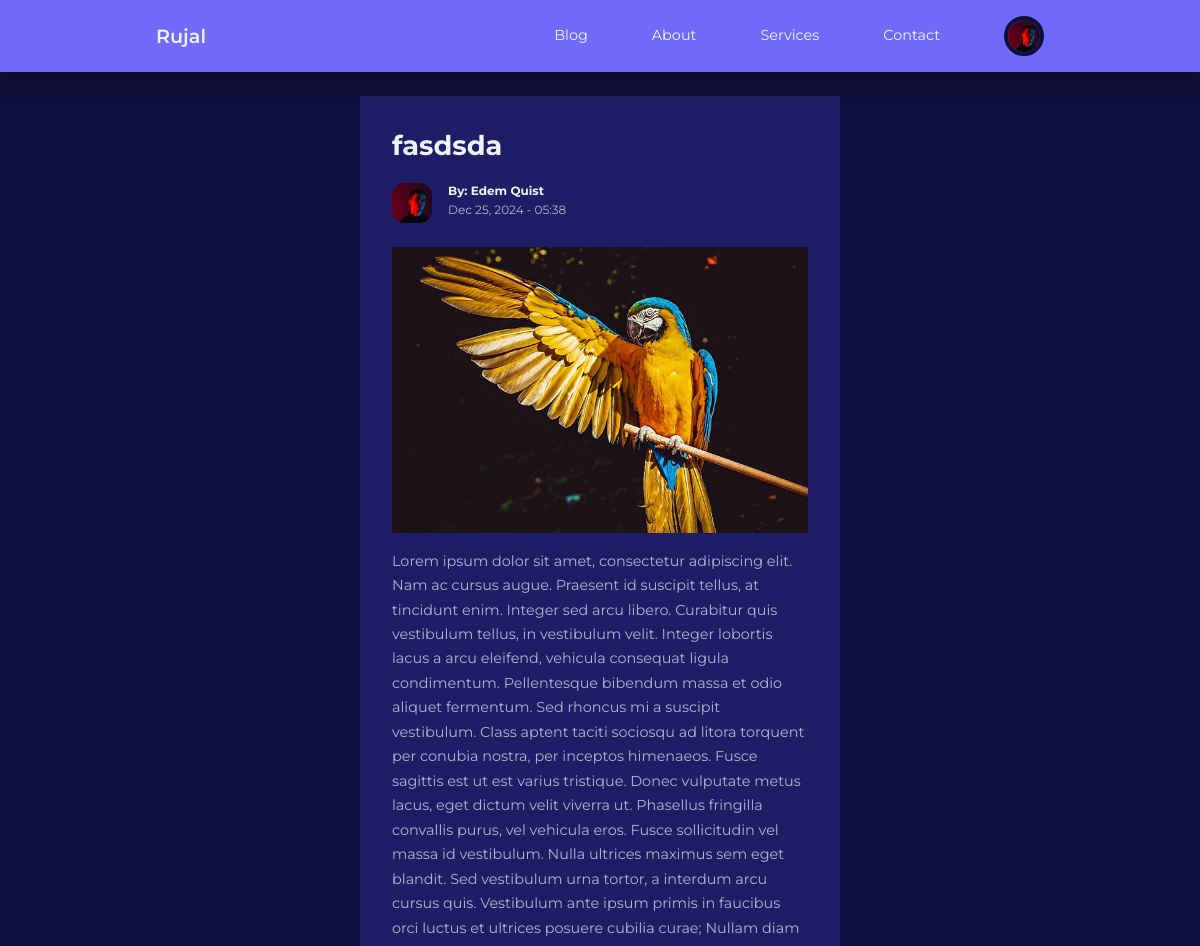
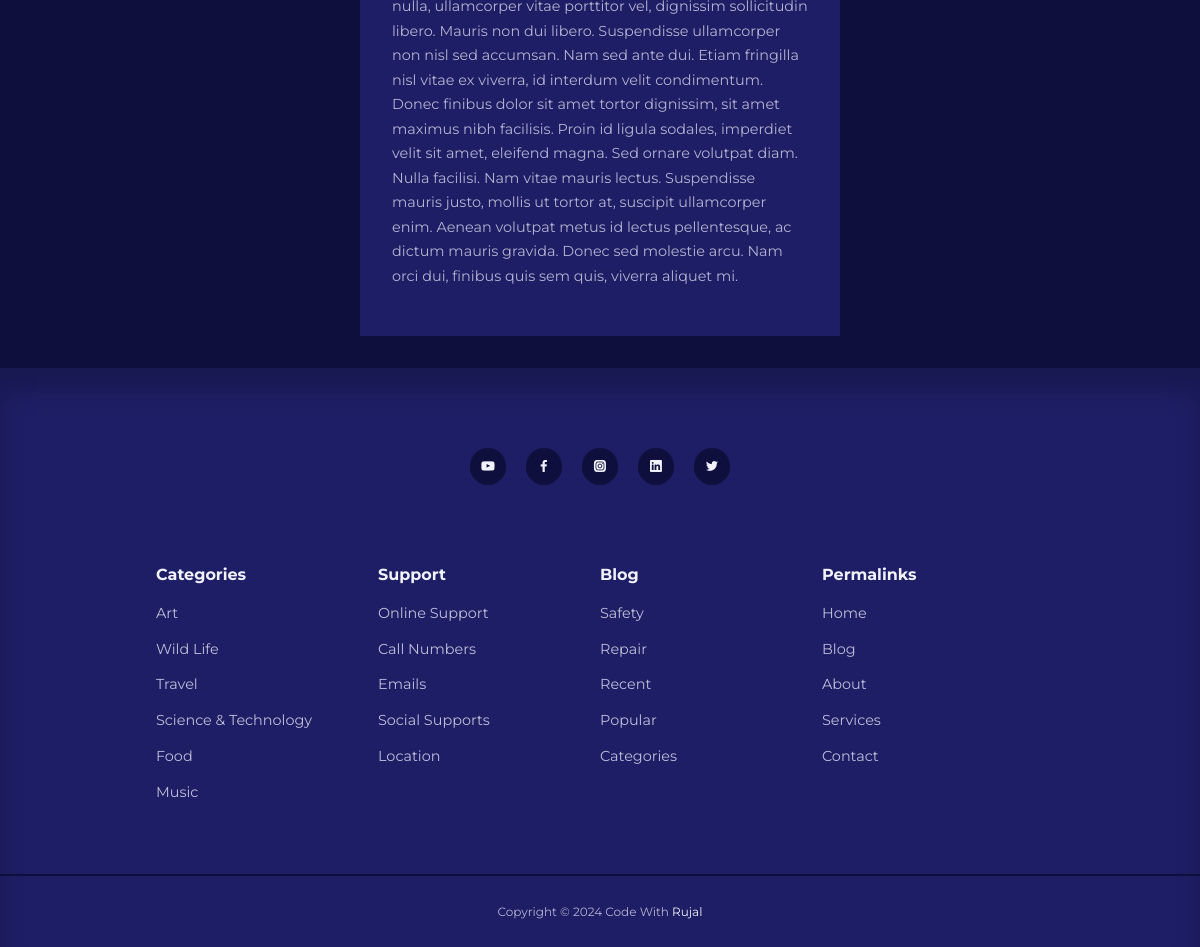
Page /post.php?id=1 (signed in) on the committed database (2 pictures, top to bottom).
### tables this page shows
CREATE TABLE `users` (
  `id` int(11) UNSIGNED NOT NULL,
  `firstname` varchar(50) NOT NULL,
  `lastname` varchar(50) NOT NULL,
  `username` varchar(50) NOT NULL,
  `email` varchar(100) NOT NULL,
  `password` varchar(255) NOT NULL,
  `avatar` varchar(255) NOT NULL,
  `is_admin` tinyint(1) NOT NULL
);

CREATE TABLE `posts` (
  `id` int(11) UNSIGNED NOT NULL,
  `title` varchar(255) NOT NULL,
  `body` text NOT NULL,
  `thumbnail` varchar(255) NOT NULL,
  `date_time` timestamp NOT NULL DEFAULT current_timestamp(),
  `category_id` int(11) UNSIGNED DEFAULT NULL,
  `author_id` int(11) UNSIGNED NOT NULL,
  `is_featured` tinyint(1) NOT NULL
);

### post.php (the view)
<?php
    include 'partials/header.php';
    if(isset($_GET['id'])) {
        $id = filter_var($_GET['id'], FILTER_SANITIZE_NUMBER_INT);
        $query = "SELECT * FROM posts WHERE id=$id";
        $result = mysqli_query($connection, $query);
        $post = mysqli_fetch_assoc($result);
    } else {
        header('location: ' . ROOT_URL . 'blog.php');
        die();
    }
?>
    <section class="singlepost">
        <div class="container singlepost__container">
            <h2><?= $post['title'] ?></h2>
            <div class="post__author">
            <?php
                    $author_id = $post['author_id'];
                    $author_query = "SELECT * FROM users WHERE id=$author_id";
                    $author_result = mysqli_query($connection, $author_query);
                    $author = mysqli_fetch_assoc($author_result);
                    ?>
                        <div class="post__author-avatar">
                            <img src="./assets/images/<?= $author['avatar'] ?>">
                        </div>
                        <div class="post__author-info">
                            <h5>By: <?= "{$author['firstname']} {$author['lastname']}" ?></h5>
                            <small>
                                <?= date("M d, Y - H:i", strtotime($post['date_time'])) ?>
                            </small>
                        </div>
                    </div>
            <div class="singlepost__thumbnail">
                <img src="./assets/images/<?= $post['thumbnail'] ?>">
            </div>
            <p>
            <?= $post['body'] ?>
            </p>
        </div>
    </section>
<?php
    include 'partials/footer.php';
?>

### partials/header.php (shortened to what this page needs)
<?php
require 'config/database.php';
if(isset($_SESSION['user-id'])) {
    $id = filter_var($_SESSION['user-id'], FILTER_SANITIZE_NUMBER_INT);
    $query = "SELECT avatar FROM users WHERE id=$id";
    $result = mysqli_query($connection, $query);
    $avatar = mysqli_fetch_assoc($result);
}
?>
<!DOCTYPE html>
<html lang="en">
<head>
    <link rel="stylesheet" href="<?= ROOT_URL ?>assets/css/style.css">
    <link rel="stylesheet" href="https://unicons.iconscout.com/release/v4.0.0/css/line.css">
</head>
<body>
    <nav>
        <div class="container nav__container">
            <a href="<?= ROOT_URL ?>" class="nav__logo">Rujal</a>
            <ul class="nav__items">
                <li><a href="<?= ROOT_URL ?>blog.php">Blog</a></li>
                <li><a href="<?= ROOT_URL ?>about.php">About</a></li>
                <li><a href="<?= ROOT_URL ?>services.php">Services</a></li>
                <li><a href="<?= ROOT_URL ?>contact.php">Contact</a></li>
                <?php if(isset($_SESSION['user-id'])) : ?>
                    <li class="nav__profile">
                    <div class="avatar">
                        <img src= "<?= ROOT_URL . 'assets/images/' . $avatar['avatar'] ?>">
                    </div>
                </li>
                <?php else : ?>
                <li><a href="<?= ROOT_URL ?>signin.php">Signin</a></li>
                <?php endif ?>
            </ul>
        </div>
    </nav>

### assets/css/style.css (style rules this page uses)
:root { --color-primary: #6f6af8; --color-primary-light: hsl(242, 91%, 69%, 18%); --color-primary-variant: #5854c7; --color-red: #da0f3f; --color-red-variant: #ad1034; --color-red-light: hsl(346, 87%, 46%, 15%); --color-green: #00c476; --color-green-light: hsl(156, 100%, 38%, 15%); --color-gray-900: #1e1e66; --color-gray-700: #2b2b7c; --color-gray-300: rgba(242, 242, 254, 0.3); --color-gray-200: rgba(242, 242, 254, 0.7); --color-white: #f2f2fe; --color-bg: #0f0f3e; --transition: all 300ms ease; --container-width-lg: 74%; --container-width-md: 88%; --form-width: 40%; --card-border-radius-1: 0.3rem; --card-border-radius-2: 0.5rem; --card-border-radius-3: 0.8rem; --card-border-radius-4: 2rem; --card-border-radius-5: 5rem; }
* { margin: 0; padding: 0; outline: 0; border: 0; appearance: none; list-style: none; text-decoration: none; box-sizing: border-box; }
body { font-family: "Montserrat", serif; line-height: 1.6; color: var(--color-gray-200); overflow-x: hidden; background: var(--color-bg); font-size: 0.9rem; }
.container { width: var(--container-width-lg); max-width: 1800px; margin-inline: auto; }
section { margin-top: 3rem; width: 100vw; }
h1, h2, h3, h4, h5 { color: var(--color-white); line-height: 1.3; }
h2 { font-size: 1.7rem; margin: 1rem 0; }
a { color: var(--color-white); transition: var(--transition); }
img { display: block; width: 100%; object-fit: cover; }
nav { background: var(--color-primary); width: 100vw; height: 4.5rem; position: fixed; top: 0; z-index: 10; box-shadow: 0 1rem 1rem rgba(0, 0, 0, 0.2); }
.nav__container { height: 100%; display: flex; align-items: center; justify-content: space-between; }
.avatar { width: 2.5rem; height: 2.5rem; border-radius: 50%; overflow: hidden; border: 0.3rem solid var(--color-bg); }
.nav__logo { font-weight: 600; font-size: 1.2rem; }
.nav__items { display: flex; align-items: center; gap: 4rem; }
.nav__profile { position: relative; cursor: pointer; }
.post__author { display: flex; gap: 1rem; margin-top: 1.2rem; }
.post__author-avatar { width: 2.5rem; height: 2.5rem; border-radius: var(--card-border-radius-3); overflow: hidden; }
.singlepost { margin: 6rem 0 2rem; }
.singlepost__container { width: var(--form-width); background: var(--color-gray-900); padding: 1rem 2rem 3rem; }
.singlepost__thumbnail { margin: 1.5rem 0 1rem; }
.singlepost__container p { margin-top: 1rem; line-height: 1.7; }

### rows in the picture
users: avatar (picture)
posts: title "fasdsda", date_time "Dec 25, 2024 - 05:38", thumbnail (picture), body "Lorem ipsum dolor sit amet, consectetur adipiscing elit. Nam ac cursus augue. Praesent id suscipit tellus, at tincidunt enim. Integer sed arcu libero. Curabitur quis vestibulum tellus, in vestibulum velit. Integer lobortis lacus a arcu eleifend, vehicula consequat ligula condimentum. Pellentesque bibendum massa et odio aliquet fermentum. Sed rhoncus mi a suscipit vestibulum. Class aptent taciti sociosqu ad litora torquent per conubia nostra, per inceptos himenaeos. Fusce sagittis est ut est varius tristique. Donec vulputate metus lacus, eget dictum velit viverra ut. Phasellus fringilla convallis purus, vel vehicula eros. Fusce sollicitudin vel massa id vestibulum. Nulla ultrices maximus sem…"
users: avatar (picture), firstname "Edem", lastname "Quist"
